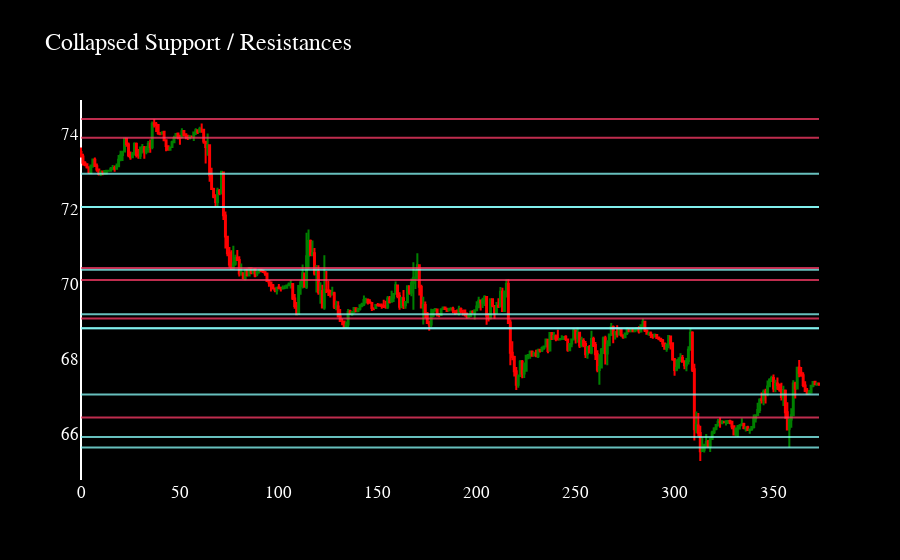

Write notebook code for a chart like this one.
### Code cell
import plotly.graph_objects as go
from datetime import datetime
import matplotlib.pyplot as plt

dfpl = df[start:end]
start = dfpl.index[0]
end = dfpl.index[-1]
ss_slice = [(r, y) for (r, y) in ss if start <= r < end]
rr_slice = [(r, y) for (r, y) in rr if start <= r < end]

fig = go.Figure(data=[go.Candlestick(x=dfpl.index,
                open=dfpl['open'],
                high=dfpl['high'],
                low=dfpl['low'],
                close=dfpl['close'],
                increasing_line_color='green',
                decreasing_line_color='red')])

for row, yval in ss_slice:
    fig.add_shape(type='line', x0=start, y0=yval,
                  x1=end,
                  y1=yval,
                  line=dict(color="#8afffd",width=2),
                  name='Support',
                  opacity=0.75
                  )

for row, yval in rr_slice:
    fig.add_shape(type='line', x0=start, y0=yval,
                  x1=end,
                  y1=yval,
                  line=dict(color="#ff3c69",width=2),
                  name='Resistance',
                  opacity=0.75
                  )

fig.update_layout(
    showlegend=False,
    xaxis_rangeslider_visible=False,
    xaxis=dict(showgrid=False),
    yaxis=dict(showgrid=False),
    paper_bgcolor='black',
    plot_bgcolor='black',
    title=dict(text='Collapsed Support / Resistances'),
    font=dict(color='white', size=17, family='Cascadia Black')
)

fig.show()

### Figure 1 — Plotly figure (JSON) as saved in the notebook; plotly's stock layout.template omitted (floating-point values rounded to 4 significant figures; data arrays with more than 128 entries replaced by an {"elided": "..."} marker saying what was removed)
{"data": [{"close": {"elided": "374 float values"}, "decreasing": {"line": {"color": "red"}}, "high": {"elided": "374 float values"}, "increasing": {"line": {"color": "green"}}, "low": {"elided": "374 float values"}, "open": {"elided": "374 float values"}, "type": "candlestick", "x": {"elided": "374 int values"}}], "layout": {"font": {"color": "white", "family": "Cascadia Black", "size": 17}, "paper_bgcolor": "black", "plot_bgcolor": "black", "shapes": [{"line": {"color": "#8afffd", "width": 2}, "name": "Support", "opacity": 0.75, "type": "line", "x0": 0, "x1": 373, "y0": 72.95, "y1": 72.95}, {"line": {"color": "#8afffd", "width": 2}, "name": "Support", "opacity": 0.75, "type": "line", "x0": 0, "x1": 373, "y0": 72.06, "y1": 72.06}, {"line": {"color": "#8afffd", "width": 2}, "name": "Support", "opacity": 0.75, "type": "line", "x0": 0, "x1": 373, "y0": 72.06, "y1": 72.06}, {"line": {"color": "#8afffd", "width": 2}, "name": "Support", "opacity": 0.75, "type": "line", "x0": 0, "x1": 373, "y0": 70.38, "y1": 70.38}, {"line": {"color": "#8afffd", "width": 2}, "name": "Support", "opacity": 0.75, "type": "line", "x0": 0, "x1": 373, "y0": 69.19, "y1": 69.19}, {"line": {"color": "#8afffd", "width": 2}, "name": "Support", "opacity": 0.75, "type": "line", "x0": 0, "x1": 373, "y0": 68.82, "y1": 68.82}, {"line": {"color": "#8afffd", "width": 2}, "name": "Support", "opacity": 0.75, "type": "line", "x0": 0, "x1": 373, "y0": 68.82, "y1": 68.82}, {"line": {"color": "#8afffd", "width": 2}, "name": "Support", "opacity": 0.75, "type": "line", "x0": 0, "x1": 373, "y0": 65.91, "y1": 65.91}, {"line": {"color": "#8afffd", "width": 2}, "name": "Support", "opacity": 0.75, "type": "line", "x0": 0, "x1": 373, "y0": 65.63, "y1": 65.63}, {"line": {"color": "#8afffd", "width": 2}, "name": "Support", "opacity": 0.75, "type": "line", "x0": 0, "x1": 373, "y0": 67.05, "y1": 67.05}, {"line": {"color": "#ff3c69", "width": 2}, "name": "Resistance", "opacity": 0.75, "type": "line", "x0": 0, "x1": 373, "y0": 73.91, "y1": 73.91}, {"line": {"color": "#ff3c69", "width": 2}, "name": "Resistance", "opacity": 0.75, "type": "line", "x0": 0, "x1": 373, "y0": 74.41, "y1": 74.41}, {"line": {"color": "#ff3c69", "width": 2}, "name": "Resistance", "opacity": 0.75, "type": "line", "x0": 0, "x1": 373, "y0": 70.43, "y1": 70.43}, {"line": {"color": "#ff3c69", "width": 2}, "name": "Resistance", "opacity": 0.75, "type": "line", "x0": 0, "x1": 373, "y0": 70.11, "y1": 70.11}, {"line": {"color": "#ff3c69", "width": 2}, "name": "Resistance", "opacity": 0.75, "type": "line", "x0": 0, "x1": 373, "y0": 69.08, "y1": 69.08}, {"line": {"color": "#ff3c69", "width": 2}, "name": "Resistance", "opacity": 0.75, "type": "line", "x0": 0, "x1": 373, "y0": 66.43, "y1": 66.43}], "showlegend": false, "title": {"text": "Collapsed Support / Resistances"}, "xaxis": {"rangeslider": {"visible": false}, "showgrid": false}, "yaxis": {"showgrid": false}}}
